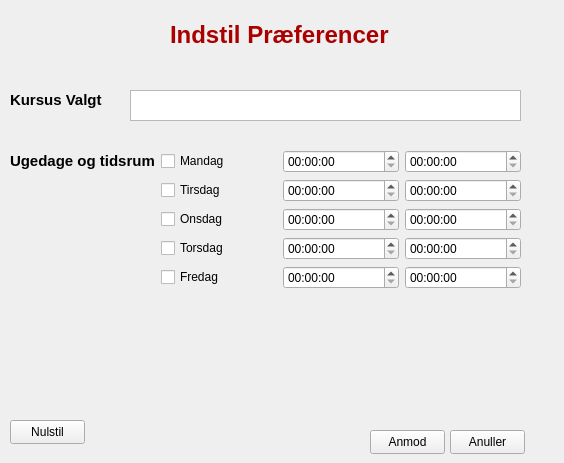
<?xml version="1.0" encoding="UTF-8"?>
<ui version="4.0">
 <class>Form</class>
 <widget class="QWidget" name="Form">
  <property name="geometry">
   <rect>
    <x>0</x>
    <y>0</y>
    <width>564</width>
    <height>463</height>
   </rect>
  </property>
  <property name="windowTitle">
   <string>Form</string>
  </property>
  <widget class="QLabel" name="label_5">
   <property name="geometry">
    <rect>
     <x>170</x>
     <y>20</y>
     <width>221</width>
     <height>31</height>
    </rect>
   </property>
   <property name="text">
    <string>&lt;html&gt;&lt;head/&gt;&lt;body&gt;&lt;p&gt;&lt;span style=&quot; font-size:18pt; font-weight:700; color:#aa0000;&quot;&gt;Indstil Præferencer&lt;/span&gt;&lt;/p&gt;&lt;/body&gt;&lt;/html&gt;</string>
   </property>
  </widget>
  <widget class="QWidget" name="layoutWidget">
   <property name="geometry">
    <rect>
     <x>10</x>
     <y>150</y>
     <width>511</width>
     <height>261</height>
    </rect>
   </property>
   <layout class="QFormLayout" name="formLayout">
    <item row="0" column="0">
     <widget class="QLabel" name="daytime">
      <property name="text">
       <string>&lt;html&gt;&lt;head/&gt;&lt;body&gt;&lt;p&gt;&lt;span style=&quot; font-size:11pt; font-weight:700;&quot;&gt;Ugedage og tidsrum&lt;/span&gt;&lt;/p&gt;&lt;/body&gt;&lt;/html&gt;</string>
      </property>
     </widget>
    </item>
    <item row="0" column="1">
     <layout class="QHBoxLayout" name="horizontalLayout">
      <item>
       <widget class="QCheckBox" name="monday">
        <property name="text">
         <string>Mandag</string>
        </property>
       </widget>
      </item>
      <item>
       <widget class="QTimeEdit" name="timeEditMonStart"/>
      </item>
      <item>
       <widget class="QTimeEdit" name="timeEditMonEnd"/>
      </item>
     </layout>
    </item>
    <item row="1" column="1">
     <layout class="QHBoxLayout" name="horizontalLayout_2">
      <item>
       <widget class="QCheckBox" name="tuesday">
        <property name="text">
         <string>Tirsdag</string>
        </property>
       </widget>
      </item>
      <item>
       <widget class="QTimeEdit" name="timeEditTuesStart"/>
      </item>
      <item>
       <widget class="QTimeEdit" name="timeEditTuesEnd"/>
      </item>
     </layout>
    </item>
    <item row="2" column="1">
     <layout class="QHBoxLayout" name="horizontalLayout_3">
      <item>
       <widget class="QCheckBox" name="wednesday">
        <property name="text">
         <string>Onsdag</string>
        </property>
       </widget>
      </item>
      <item>
       <widget class="QTimeEdit" name="timeEditWedStart"/>
      </item>
      <item>
       <widget class="QTimeEdit" name="timeEditWedEnd"/>
      </item>
     </layout>
    </item>
    <item row="3" column="1">
     <layout class="QHBoxLayout" name="horizontalLayout_5">
      <item>
       <widget class="QCheckBox" name="thursday">
        <property name="text">
         <string>Torsdag</string>
        </property>
       </widget>
      </item>
      <item>
       <widget class="QTimeEdit" name="timeEditThurStart"/>
      </item>
      <item>
       <widget class="QTimeEdit" name="timeEditThurEnd"/>
      </item>
     </layout>
    </item>
    <item row="4" column="1">
     <layout class="QHBoxLayout" name="horizontalLayout_4">
      <item>
       <widget class="QCheckBox" name="Friday">
        <property name="text">
         <string>Fredag</string>
        </property>
       </widget>
      </item>
      <item>
       <widget class="QTimeEdit" name="timeEditFriStart"/>
      </item>
      <item>
       <widget class="QTimeEdit" name="timeEditFriEnd"/>
      </item>
     </layout>
    </item>
    <item row="5" column="1">
     <layout class="QHBoxLayout" name="horizontalLayout_6"/>
    </item>
   </layout>
  </widget>
  <widget class="QLabel" name="kursus">
   <property name="geometry">
    <rect>
     <x>10</x>
     <y>90</y>
     <width>141</width>
     <height>21</height>
    </rect>
   </property>
   <property name="text">
    <string>&lt;html&gt;&lt;head/&gt;&lt;body&gt;&lt;p&gt;&lt;span style=&quot; font-size:11pt; font-weight:700;&quot;&gt;Kursus Valgt&lt;/span&gt;&lt;/p&gt;&lt;/body&gt;&lt;/html&gt;</string>
   </property>
  </widget>
  <widget class="QPushButton" name="pushButtonOk">
   <property name="geometry">
    <rect>
     <x>370</x>
     <y>430</y>
     <width>75</width>
     <height>24</height>
    </rect>
   </property>
   <property name="text">
    <string>Anmod</string>
   </property>
  </widget>
  <widget class="QPushButton" name="pushButtonCancel">
   <property name="geometry">
    <rect>
     <x>450</x>
     <y>430</y>
     <width>75</width>
     <height>24</height>
    </rect>
   </property>
   <property name="text">
    <string>Anuller</string>
   </property>
  </widget>
  <widget class="QPushButton" name="pushButtonClear">
   <property name="geometry">
    <rect>
     <x>10</x>
     <y>420</y>
     <width>75</width>
     <height>24</height>
    </rect>
   </property>
   <property name="text">
    <string>Nulstil</string>
   </property>
  </widget>
  <widget class="QTableView" name="tableView">
   <property name="geometry">
    <rect>
     <x>130</x>
     <y>90</y>
     <width>391</width>
     <height>31</height>
    </rect>
   </property>
  </widget>
 </widget>
 <resources/>
 <connections/>
</ui>
